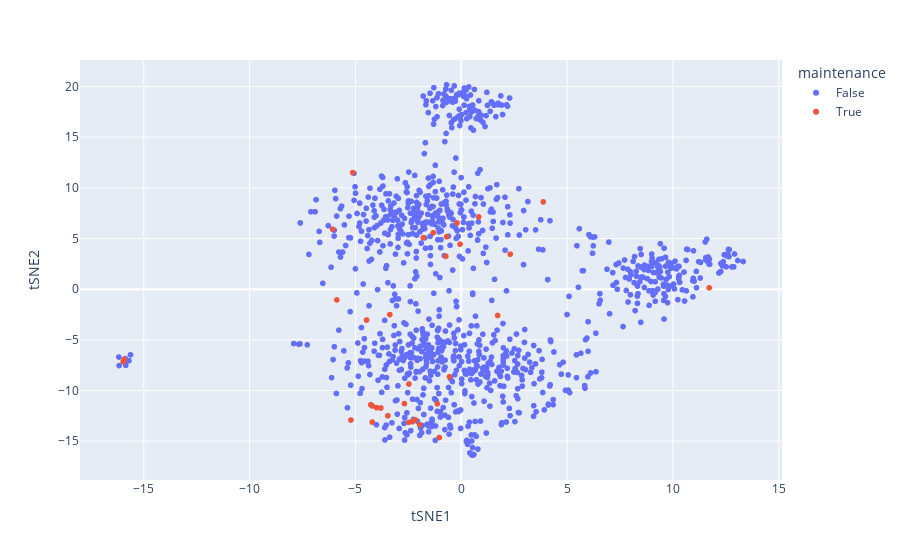

The code cell stored with this chart in its notebook:
### Code cell
fig = px.scatter(tSNE_df, x='tSNE1', y='tSNE2', color=tSNE_df['maintenance'])
fig.show()

### Figure 1 — Plotly figure (JSON) as saved in the notebook; plotly's stock layout.template omitted (floating-point values rounded to 4 significant figures; data arrays with more than 128 entries replaced by an {"elided": "..."} marker saying what was removed)
{"data": [{"hovertemplate": "maintenance=False<br>tSNE1=%{x}<br>tSNE2=%{y}<extra></extra>", "legendgroup": "False", "marker": {"color": "#636efa", "symbol": "circle"}, "mode": "markers", "name": "False", "showlegend": true, "type": "scattergl", "x": {"elided": "1054 float values"}, "xaxis": "x", "y": {"elided": "1054 float values"}, "yaxis": "y"}, {"hovertemplate": "maintenance=True<br>tSNE1=%{x}<br>tSNE2=%{y}<extra></extra>", "legendgroup": "True", "marker": {"color": "#EF553B", "symbol": "circle"}, "mode": "markers", "name": "True", "showlegend": true, "type": "scattergl", "x": [11.71, -3.375, -15.94, 2.309, -4.475, -5.216, -6.081, 1.719, -1.132, -2.186, -5.131, 0.822, -0.2061, 3.871, -0.05603, -2.472, -1.967, -15.92, -15.94, -15.95, -1.322, -2.685, -2.312, -1.796, -3.801, -2.491, -0.6933, -4.002, -1.036, -5.88, -4.207, -3.471, -0.7299, -4.273, -4.206, -0.5556, -15.97], "xaxis": "x", "y": [0.1314, -2.51, -7.034, 3.457, -3.042, -12.92, 5.923, -2.594, -11.32, -12.88, 11.5, 7.136, 6.539, 8.614, 4.441, -9.357, -13.36, -6.923, -7.053, -7.088, 5.571, -11.29, -13.08, 5.088, -11.73, -13.14, 5.176, -11.69, -14.64, -1.057, -11.52, -12.49, 3.245, -11.41, -13.12, -8.636, -7.154], "yaxis": "y"}], "layout": {"legend": {"title": {"text": "maintenance"}, "tracegroupgap": 0}, "margin": {"t": 60}, "xaxis": {"anchor": "y", "domain": [0, 1], "title": {"text": "tSNE1"}}, "yaxis": {"anchor": "x", "domain": [0, 1], "title": {"text": "tSNE2"}}}}
